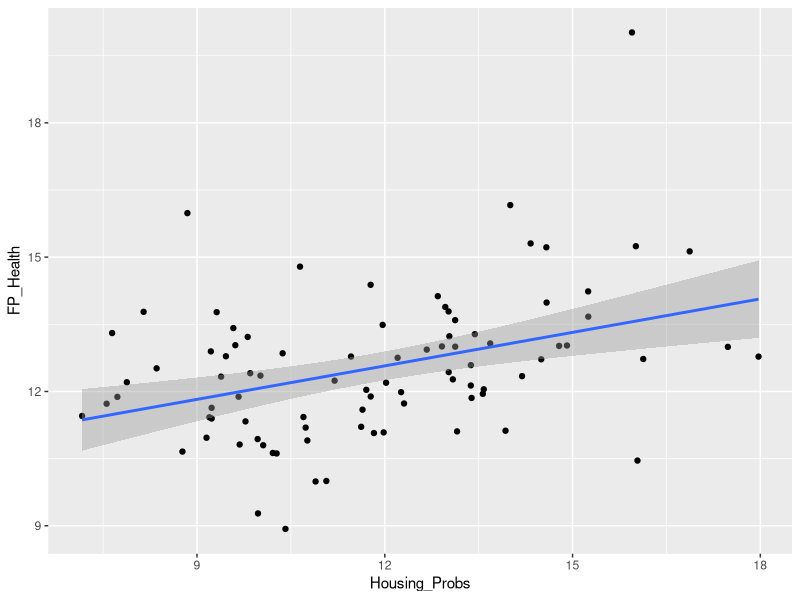
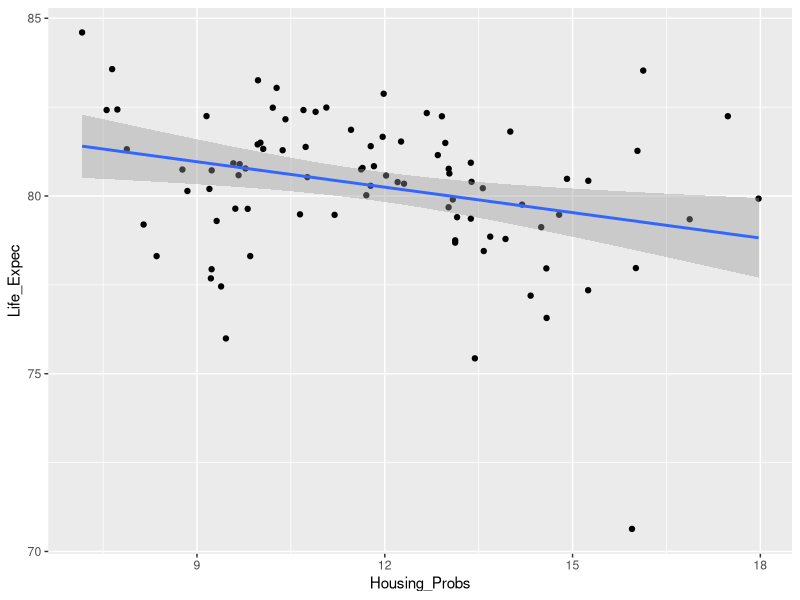
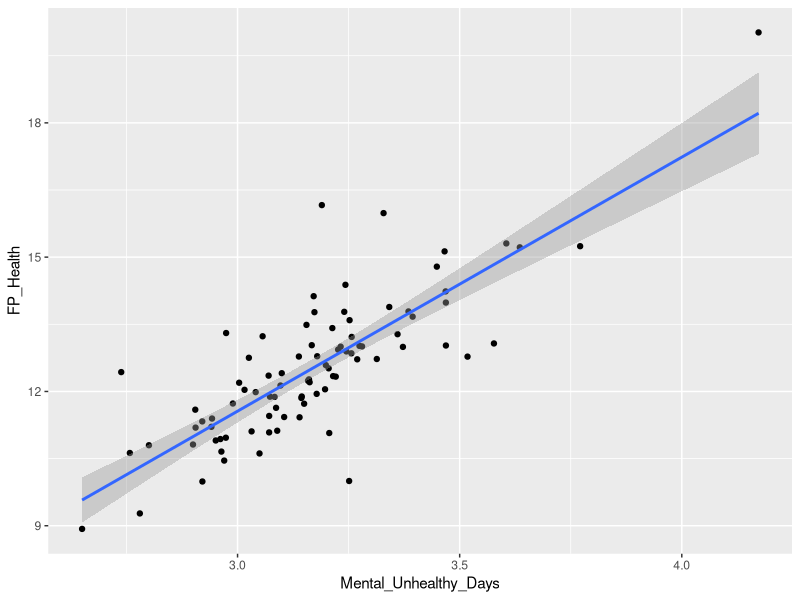
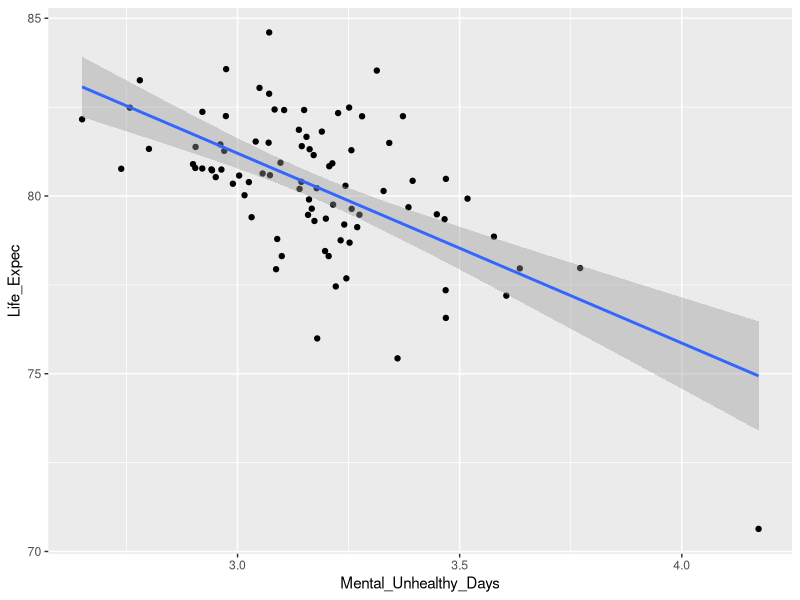
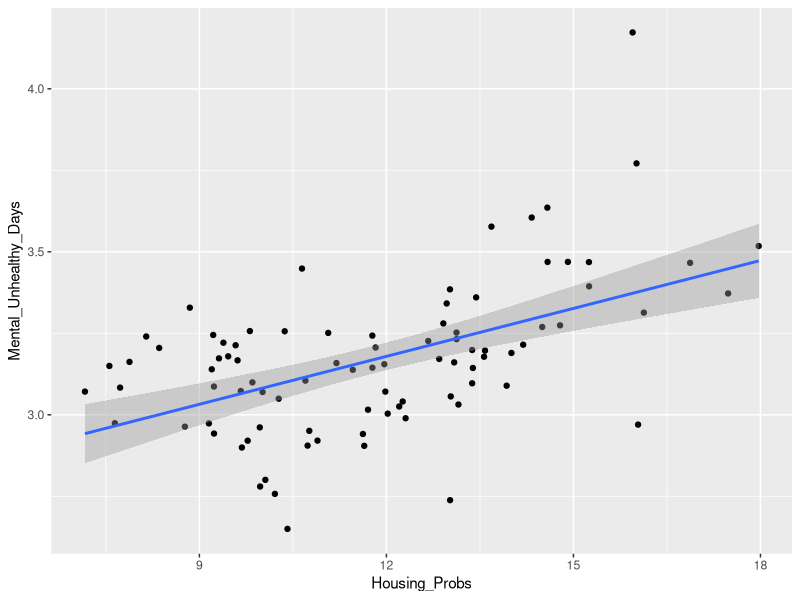
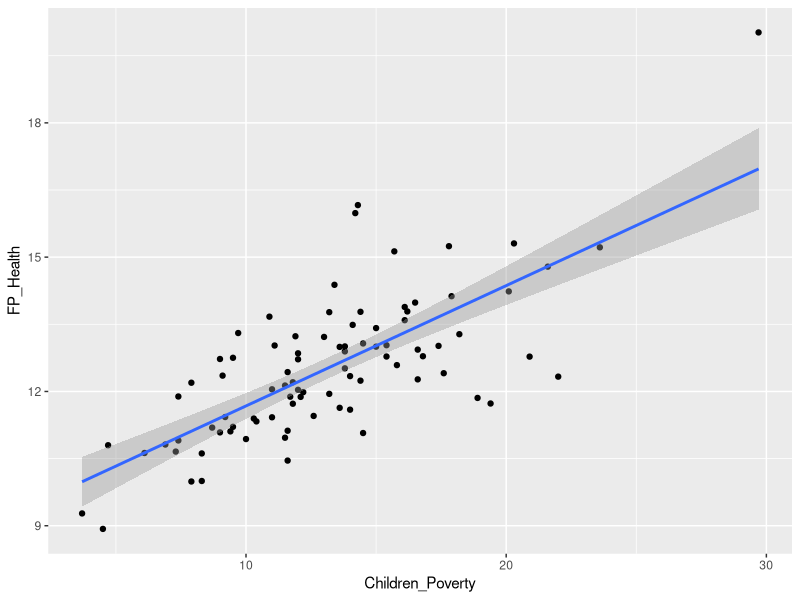
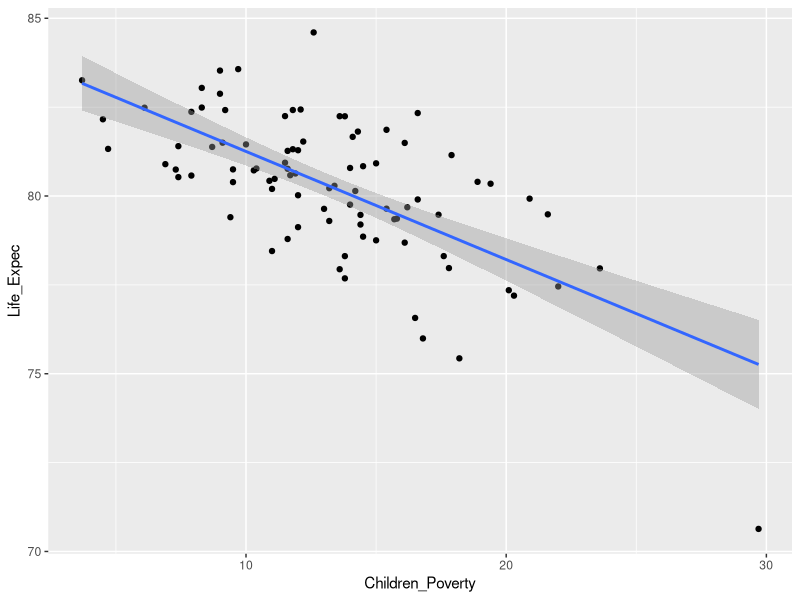
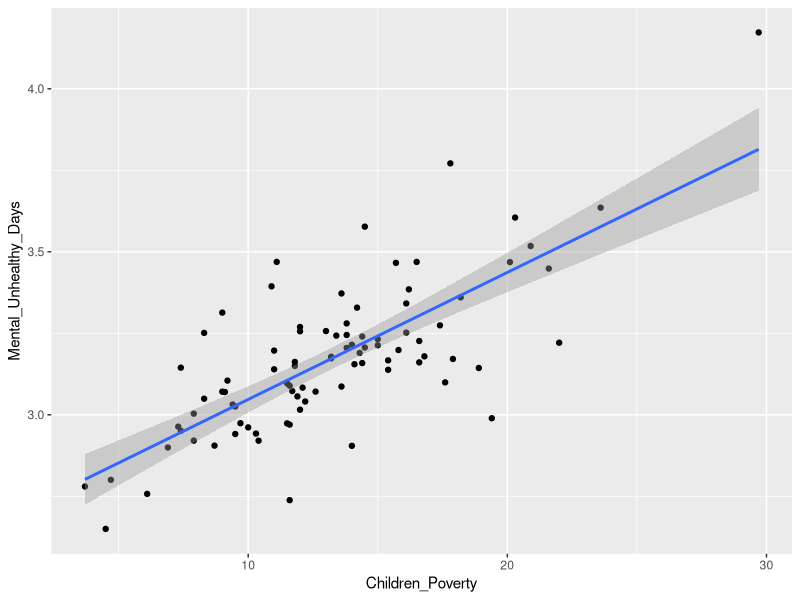

The R source for these figures, in order:
## ---- chunk 1
knitr::opts_chunk$set(echo = FALSE, message=FALSE, warning=FALSE)
## ---- chunk 2
library(tidyverse)
library(readxl)
library(corrplot)

# Read Data ---------------------------------------------------------

ranked_meas_data <- read_excel("Data/2020 County Health Rankings Minnesota Data - v1_0 (3).xlsx", 
                            sheet= "Ranked Measure Data", skip = 1)

ranked_meas_data <- 
  transmute(
    ranked_meas_data,
    FIPS,
    State,
    County,
    Deaths,
    Housing_Probs = `% Severe Housing Problems`,
    FP_Health = `% Fair or Poor Health`,
    Mental_Unhealthy_Days = `Average Number of Mentally Unhealthy Days`,
    Children_Poverty = `% Children in Poverty`
  )

add_meas_data <- read_excel("Data/2020 County Health Rankings Minnesota Data - v1_0 (3).xlsx",
                               sheet = "Additional Measure Data", skip = 1)

add_meas_data <-
  transmute(
    add_meas_data,
    FIPS,
    Life_Expec = `Life Expectancy`
  )

joined_data <- inner_join(ranked_meas_data, add_meas_data, by = "FIPS")

## ---- chunk 3
ggplot(joined_data, aes(x=Housing_Probs, y=FP_Health))+ geom_point()+
  geom_smooth(method=lm)
## ---- chunk 4
ggplot(joined_data, aes(x=Housing_Probs, y=Life_Expec))+ geom_point()+
  geom_smooth(method=lm)
## ---- chunk 5
ggplot(joined_data, aes(x=Mental_Unhealthy_Days, y=FP_Health))+ geom_point()+
  geom_smooth(method=lm)
## ---- chunk 6
ggplot(joined_data, aes(x=Mental_Unhealthy_Days, y=Life_Expec))+ geom_point()+
  geom_smooth(method=lm)
## ---- chunk 7
ggplot(joined_data, aes(x=Housing_Probs, y=Mental_Unhealthy_Days))+ geom_point()+
  geom_smooth(method=lm)
## ---- chunk 8
ggplot(joined_data, aes(x=Children_Poverty, y=FP_Health))+ geom_point()+
  geom_smooth(method=lm)
## ---- chunk 9
ggplot(joined_data, aes(x=Children_Poverty, y=Life_Expec))+ geom_point()+
  geom_smooth(method=lm)
## ---- chunk 10
ggplot(joined_data, aes(x=Children_Poverty, y=Mental_Unhealthy_Days))+ geom_point()+
  geom_smooth(method=lm)
